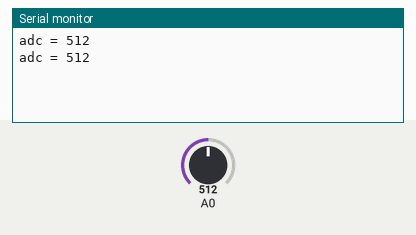
This sketch was run on a simulated Arduino Uno, built with avr-gcc and run on an emulated ATmega328P. Shown: the last lines printed to the serial monitor. The test bench sets the inputs (shaded band); at power-on: A0 = 512.

Above: at 1.8 s.
1.9 s: A0 set to 716
At 2.5 s:
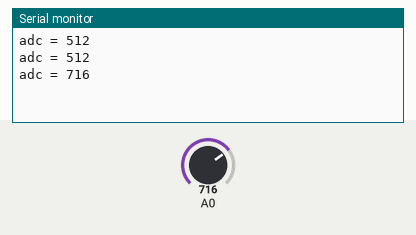
6.0 s: A0 set to 900
At 6.7 s:
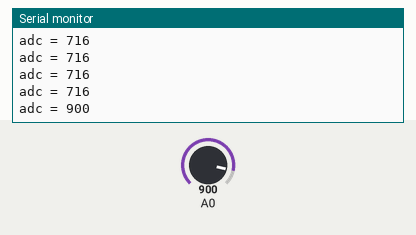
Timing chart, 0 to 9.0 s (numbered marks = the images above; inputs shaded):
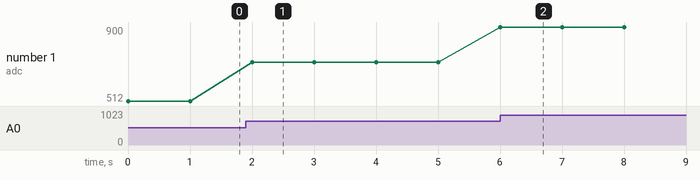

The sketch:

step5.ino
```cpp
#include <avr/interrupt.h>

volatile char send_ = 1; //флаг нужно отправить или ещё нет

void uart_init() //настройка uart
{
  UBRR0 = 103; //скорость передачи данных 9600 при 16 МГц
  UCSR0B = (1 << TXEN0); //включаем передачу
}
void adc_init() //настройка АЦП
{
  ADCSRA = (1 << ADEN) | (1 << ADPS0) | (1 << ADPS1) | (1 << ADPS2); //включение АЦП, делитель частоты 128
  ADMUX = (1 << REFS0); // внешнее опорное напряжение +5В
}

void setup()
{
  uart_init();
  adc_init();
  //используем таймер1
  TCCR1A = 0;
  TCCR1B = (1 << WGM12) | (1 << CS12); //режим СТС(4 режим) и делитель 256, поэтому предыдущая строчка 0
  OCR1A = 62499; // срабатывает 1 раз в сек
  TIMSK1 = (1 << OCIE1A); //прерывние при достижении значения OCR1A
  sei();
}

ISR(TIMER1_COMPA_vect) { //сообщаем раз в секунду что пора отправить
  send_  = 1;
}

void uart_send_char(char c)//дождаться пока канал пуст и положить букву
{
  while (!(UCSR0A & (1 << UDRE0)));
  UDR0 = c;
}

void uart_send_string(const char *s) //пройти по строке до '\0' и отправить каждую букву через uart_send_char
{
  while (*s != '\0') {
    uart_send_char(*s);
    s++;
  }
}

void uart_send_number(unsigned int n) //вывод числа в терминал
{
  int num = 0; //храним цифру для записи в массив
  int count = 0; //счётчик для записи чисел в массив
  char arr[5];  //чаровский тип используем для хранения символов и вместит он 5 элементов
  if (n == 0) {
    arr[0] = '0'; //символ и цифра разные вещи, поэтому испольуем таблицу аски
    count = 1;
  }
  while (n > 0) {
    num = n % 10; //отделяем последнюю цифру и работаем с ней
    arr[count] = num + '0'; //номер картинки всегда на 48 больше самой цифры,поэтому '0' та же 48
    count++;
    n /= 10; //окончательно удаляем последнюю цифру
  }
  for (int i = count - 1; i >= 0; i--) { //выводим массив с последнего элемента
    uart_send_char(arr[i]);
  }
}

unsigned int adc_read() // одно измерение, возвращает число с АЦП
{
  ADCSRA |=(1 << ADSC); //запустить измерение
  while (ADCSRA & (1 << ADSC)) {} //ждём пока не станет 0(измерение закончено)
  return ADC; //возвращаем значение
}

void loop() {
  if (send_  == 1) { //пришло ли время отпарвки
    send_  = 0; //сбрасываем до следующего раза
    uart_send_string("adc = ");
    uart_send_number(adc_read());
    uart_send_string("\r\n");
  }
}
```

Measured:
- after the input at 1.9 s, the serial monitor: prints a new line after 0.10 s (image 1)
- after the input at 6.0 s, the serial monitor: prints a new line at once (image 2)
- plotted number 1: 512 → 716 after the input at 1.9 s, 716 → 900 after the input at 6.0 s
